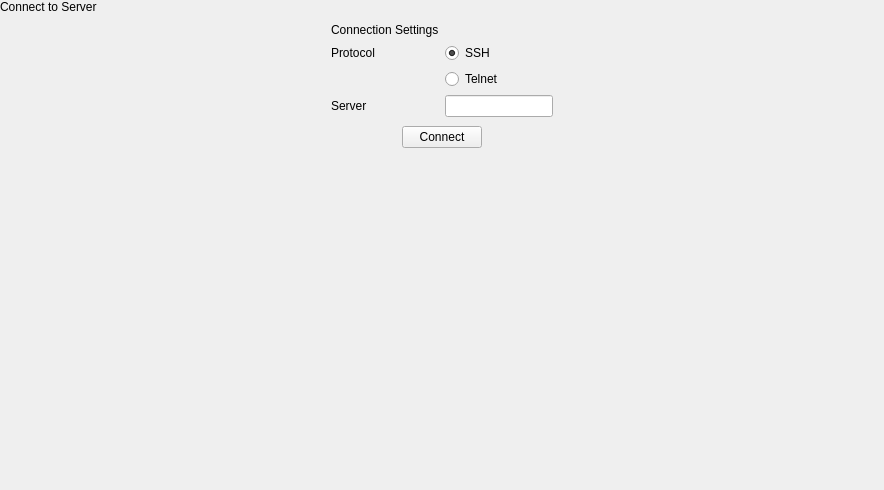
<?xml version="1.0" encoding="UTF-8"?>
<ui version="4.0">
 <class>RemoteConnectionPopover</class>
 <widget class="QWidget" name="RemoteConnectionPopover">
  <property name="geometry">
   <rect>
    <x>0</x>
    <y>0</y>
    <width>884</width>
    <height>490</height>
   </rect>
  </property>
  <property name="windowTitle">
   <string>Form</string>
  </property>
  <layout class="QVBoxLayout" name="verticalLayout_2">
   <property name="spacing">
    <number>0</number>
   </property>
   <property name="leftMargin">
    <number>0</number>
   </property>
   <property name="topMargin">
    <number>0</number>
   </property>
   <property name="rightMargin">
    <number>0</number>
   </property>
   <property name="bottomMargin">
    <number>0</number>
   </property>
   <item>
    <widget class="tTitleLabel" name="titleLabel">
     <property name="text">
      <string>Connect to Server</string>
     </property>
    </widget>
   </item>
   <item alignment="Qt::AlignHCenter">
    <widget class="QWidget" name="connectionSettingsPane" native="true">
     <layout class="QGridLayout" name="gridLayout">
      <item row="1" column="0">
       <widget class="QLabel" name="label">
        <property name="text">
         <string>Protocol</string>
        </property>
       </widget>
      </item>
      <item row="0" column="0">
       <widget class="tSubtitleLabel" name="subtitleLabel">
        <property name="text">
         <string>Connection Settings</string>
        </property>
       </widget>
      </item>
      <item row="1" column="1">
       <widget class="QRadioButton" name="sshButton">
        <property name="text">
         <string>SSH</string>
        </property>
        <property name="checked">
         <bool>true</bool>
        </property>
       </widget>
      </item>
      <item row="2" column="1">
       <widget class="QRadioButton" name="telnetButton">
        <property name="text">
         <string>Telnet</string>
        </property>
       </widget>
      </item>
      <item row="3" column="1">
       <widget class="QLineEdit" name="hostBox"/>
      </item>
      <item row="3" column="0">
       <widget class="QLabel" name="label_2">
        <property name="text">
         <string>Server</string>
        </property>
       </widget>
      </item>
     </layout>
    </widget>
   </item>
   <item alignment="Qt::AlignHCenter">
    <widget class="QPushButton" name="connectButton">
     <property name="text">
      <string>Connect</string>
     </property>
     <property name="icon">
      <iconset theme="network-connect">
       <normaloff>.</normaloff>.</iconset>
     </property>
    </widget>
   </item>
   <item>
    <spacer name="verticalSpacer">
     <property name="orientation">
      <enum>Qt::Vertical</enum>
     </property>
     <property name="sizeHint" stdset="0">
      <size>
       <width>20</width>
       <height>40</height>
      </size>
     </property>
    </spacer>
   </item>
  </layout>
 </widget>
 <customwidgets>
  <customwidget>
   <class>tTitleLabel</class>
   <extends>QLabel</extends>
   <header location="global">ttitlelabel.h</header>
   <slots>
    <signal>backButtonClicked()</signal>
   </slots>
  </customwidget>
  <customwidget>
   <class>tSubtitleLabel</class>
   <extends>QLabel</extends>
   <header location="global">tsubtitlelabel.h</header>
  </customwidget>
 </customwidgets>
 <resources/>
 <connections/>
</ui>
